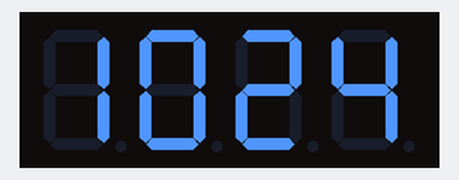
This sketch was run on a simulated ESP8266 (NodeMCU). Shown: 4-digit seven-segment display. WiFi joins after 1.5 s; servers stay silent unless stated; network time is answered at once with the bench clock; the local clock reads 2024-03-15 10:24:30 at power-on unless the sketch sets it; what the sketch prints to the serial monitor is not drawn.

Above: at 1.81 s.
At 61.1 s:
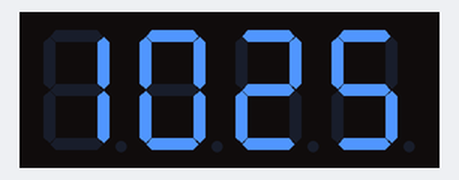
At 126.1 s:
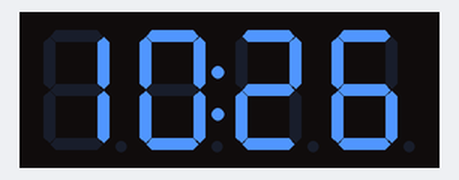

The sketch:

sketch_may5a.ino
```cpp
#include <NTPClient.h>
#include <ESP8266WiFi.h>
#include <WiFiUdp.h>
#include <TM1637Display.h>

#define CLK D2
#define DIO D3

TM1637Display display = TM1637Display(CLK, DIO);

const char *ssid     = "COSMOTE-2020";
const char *password = "6977231831";
const long utcOffsetInSeconds = 3600; // UTC + 2h

WiFiUDP ntpUDP;
NTPClient timeClient(ntpUDP, "gr.pool.ntp.org", utcOffsetInSeconds);

void setup()
{
  // serial communication
  Serial.begin(115200);
  // clear the display
  display.clear();
  // wifi connection
  WiFi.begin(ssid, password);
  // wait for wifi connection to be established
  while ( WiFi.status() != WL_CONNECTED ) {
    delay ( 500 );
    Serial.print ( "." );
  }
  // time client
  timeClient.begin();
}

void loop() {
  int A,B;

  timeClient.update();
  display.setBrightness(7);

  A = timeClient.getHours() *100 + timeClient.getMinutes();
  B = timeClient.getSeconds();

  if((B % 2) == 0)
  {
    display.showNumberDecEx(A, 0b01000000 , true, 4, 0);
  }
  else
  {
    display.showNumberDecEx(A, 0b00000000 , true, 4, 0);
  }
  // delay for stability
  delay(100);

}
```
